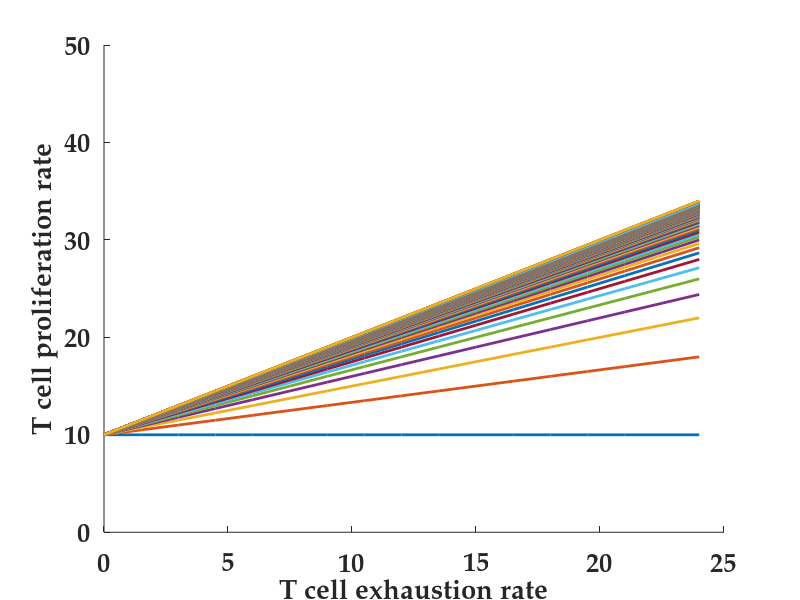

Reproduce this figure in MATLAB. (Note: this script raises an error after producing the figure.)
%% This MATLAB code generates the main text plots for FIG. 1 of the solid tumor manuscript.
%% Figure 1 (A): Theoretical prediction of the relation between proliferation vs exhaution rate of the killer T cells for immune desert condition.
% Purpose of the study: To demonstarte for a given proliferation rate, there exists a threshold exhaustion rate for desertification

K_d=10;                  % Fixing the death rate of killer T cells
K_Tex=[0:1.5:25];        % Exhaustion rate
M2_1=[0:0.5:100];        % M_2 population
M2_2=[110:500:2500];
M2=[M2_1 M2_2];
K_prol=[];
for k=1:1:length(M2)
K_prol=K_Tex*M2(k)/(M2(k)+1)+K_d;                                            % Theoretical prediction for Proliferation-exhaustion relation for logistic growth.
plot(K_Tex,K_prol,'LineWidth',2);
set(gca,'FontSize',19,'FontWeight','bold','FontName','Palatino Linotype')
ylim([0 50])
xlabel('T cell exhaustion rate','FontSize',19.8,'FontWeight','bold','FontName','Palatino Linotype')
ylabel('T cell proliferation rate','FontSize',19.8,'FontWeight','bold','FontName','Palatino Linotype')
hold on
box off
end

%% Figure 1(b-c): Computational validation of the theoretical result illustrated in figure 1
%% Figure 1(b): Simulation of killer vs exhausted state trajectories for different exhaustion rate with fixed proliferation rate
K_prol=20;                                                             % Fixing the proliferation rate
K_TKTex=[5 8 9.5 10.2 12 20];                                          % Simulating with different exhaustion rate
tspan=[0 70000];
y_0=[4092;1000;5000;0.02;0;1;300;100;10;0];                            % Initial condition          
P=ST_parameters_Immune_Desert;                                         % Nominal default parameters for immune desert
P(25)=10;                                                              % Death rate of Killer T cells    
P(26)=10;                                                              % Death rate of exhausted T cells
P(19)=15;                                                              % Proliferation of exhausted T cells 
P(17)=K_prol;                                                          % Proliferation of killer T cells
P(23)=0.5;                                                             % Low IL-2 based proliferation
figure
axes1 = axes('Position',[0.370277777777778 0.630838774485183 0.150295138888889 0.240973768588557]);
for k=1:1:length(K_TKTex)
P(21)=K_TKTex(k);
[t_pre,x_pre]=ode15s(@(t,y)ST_mod_Immune_Desert(t,y,0,0,0,P),tspan,y_0);
plot(log2(1+x_pre(:,6)/y_0(6)),log2(1+x_pre(:,4)/y_0(4)),'LineWidth',2)                                     % Plotting the killer vs the exhausted T cells trajectories for different exhaustion rates
xlabel('Exhausted T cell population','FontSize',19.2,'FontWeight','bold','FontName','Palatino Linotype')
ylabel('Killer T cell population','FontSize',19.2,'FontWeight','bold','FontName','Palatino Linotype')
hold on
set(axes1,'FontName','Palatino Linotype','FontSize',19,...
    'FontWeight','bold','LineWidth',1,'XTick',[0 2 4 6 8 10],'XTickLabel',...
    {'2^0','2^2','2^4','2^6','2^8','2^{10}'},'YTick',[0 2 6 10 14 18],'YTickLabel',...
    {'2^0','2^2','2^6','2^{10}','2^{14}','2^{18}'});
box off
end

%% Figure 1(c): Simulation of killer vs exhausted state trajectories for different proliferation rate with fixed exhaustion rate

K_TkTex=15;                                                             % Fixing the exhaution rate                                                            
P(21)=K_TkTex;
K_prol=[15 20 24 25 30 35];                                             % Simulating for different proliferation rate
figure
axes2 = axes('Position',...
    [0.370277777777778 0.630838774485183 0.150295138888889 0.240973768588557]);
for j=1:1:length(K_prol)
P(17)=K_prol(j);
[t_pre,x_pre]=ode15s(@(t,y)ST_mod_Immune_Desert(t,y,0,0,0,P),tspan,y_0);
plot(log2(1+x_pre(:,6)/y_0(6)),log2(1+x_pre(:,4)/y_0(4)),'LineWidth',2)                                    % Plotting the killer vs the exhausted T cells trajectories for different proliferation rates
xlabel('Exhausted T cell population','FontSize',19.2,'FontWeight','bold','FontName','Palatino Linotype')
ylabel('Killer T cell population','FontSize',19.2,'FontWeight','bold','FontName','Palatino Linotype')
hold on
set(axes2,'FontName','Palatino Linotype','FontSize',19,...
    'FontWeight','bold','LineWidth',1,'XTick',[0 2 4 6 8 10],'XTickLabel',...
    {'2^0','2^2','2^4','2^6','2^8','2^{10}'},'YTick',[0 2 6 10 14 18],'YTickLabel',...
    {'2^0','2^2','2^6','2^{10}','2^{14}','2^{18}'});
box off
end


%% Figure 1(d-f): Exploring the attractor landscape across the initial conditions.
% Purpose of the study: Uniquesness of an attractor governs the transition possiblity this is crucial for designing combination therapies for ICI non-responding attractors. 

y_0=5000*lhsdesign(300,12);                                                 % Generating a cohort of 300 different initial conditions within the carrying capacity
y_0(:,5)=0;                                                                 % Zero PD1- killer T cells in a pre-ICI scenario.    
y_1=5*lhsdesign(200,12);                                                    % Sampling the initial conditions near zero to ensure exhaustive sampling
y_1(:,5)=0;
Y_0=[y_0;y_1];
tspan=[0 70000];
P=ST_parameters_Immune_Rich;                                                % Nominal parameters for immune rich
P(17)=5;
P(20)=20;
P(21)=0.2;
P(22)=25;
P(24)=30;
X_CAF_T_DR=[];                                                              % For storing the final CAF and killer T cell components of the the attractors corresponding immune desert and rich phenotypes.   
ax1=axes();
for k=1:1:length(Y_0(:,1))
[t_pre,x_pre]=ode23s(@(t,y)ST_mod_Immune_Rich(t,y,0,0,P),tspan,Y_0(k,:));   
X_CAF_T_DR(k,:)=[x_pre(length(x_pre),8)/5000 x_pre(length(x_pre),4)/5000];
plot(x_pre(:,8)/5000,x_pre(:,4)/5000)                                       % Plotting CAF vs Killer T trajectory
hold on
scatter(X_CAF_T_DR(:,1),X_CAF_T_DR(:,2),300,[0 0 0],"x")
set(ax1,'FontName','Palatino Linotype','FontSize',19,'FontWeight','bold');
xlabel('CAF population','FontSize',20,'FontWeight','bold','FontName','Palatino Linotype')
ylabel('Killer T population','FontSize',20,'FontWeight','bold','FontName','Palatino Linotype')
hold on
box off
end

figure
P=ST_parameters_Immune_Rich;         
X_CAF_T_R=[];                                                               % For storing the final CAF and killer T cell components of the the attractors corresponding immune/fibro rich phenotypes. 
ax2=axes();
for k1=1:1:length(Y_0(:,1))
[t_pre,x_pre]=ode15s(@(t,y)ST_mod_Immune_Rich(t,y,0,0,P),[0 70000],Y_0(k1,:));
plot(x_pre(:,8)/(5000),x_pre(:,4)/(5000))
hold on
X_CAF_T_R(k1,:)=[x_pre(length(x_pre),8)/5000 x_pre(length(x_pre),4)/5000];
hold on
scatter(X_CAF_T_R(:,1),X_CAF_T_R(:,2),300,[0 0 0],"x")                                    
set(ax2,'FontName','Palatino Linotype','FontSize',19,'FontWeight','bold');
xlabel('CAF population','FontSize',20,'FontWeight','bold','FontName','Palatino Linotype')  
ylabel('Killer T population','FontSize',20,'FontWeight','bold','FontName','Palatino Linotype')
hold on
box off
end

figure
P=ST_parameters_Immune_Rich;
P(17)=0.55;
P(20)=20;
P(21)=0.2;
P(22)=5;
P(24)=30;
X_CAF_T_D=[];                                                                 % For storing the final CAF and killer T cell components of the the attractors corresponding absolute immune desert phenotypes. 
ax3=axes();

for k2=1:1:length(Y_0(:,1))
[t_pre1,x_pre1]=ode15s(@(t,y)ST_mod_Immune_Rich(t,y,0,0,P),[0 70000],Y_0(k2,:));
if (x_pre1>-0.5 & x_pre1< 2*10^4)
plot(x_pre1(:,8)/(5000),x_pre1(:,4)/(5000))
hold on
X_CAF_T_D(k2,:)=[x_pre1(length(x_pre1),8)/5000 x_pre1(length(x_pre1),4)/5000];
hold on
scatter(X_CAF_T_D(:,1),X_CAF_T_D(:,2),300,[0 0 0],"x")
set(ax3,'FontName','Palatino Linotype','FontSize',19,'FontWeight','bold');
xlabel('CAF population','FontSize',20,'FontWeight','bold','FontName','Palatino Linotype')
ylabel('Killer T population','FontSize',20,'FontWeight','bold','FontName','Palatino Linotype')
hold on
box off
end
end


